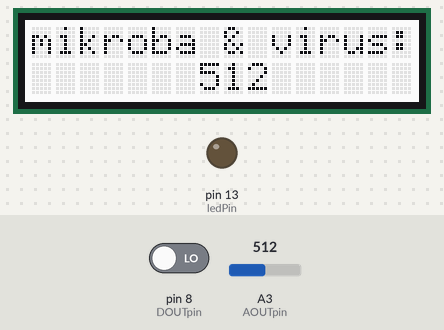
A sketch run on a simulated Arduino Uno, built with avr-gcc and run on an emulated ATmega328P. On the bench: 16×2 character LCD, output pins drawn as LEDs (lit = HIGH). The test bench sets the inputs (shaded band); at power-on: pin 8 (DOUTpin) LOW, A3 (AOUTpin) = 512. What the sketch prints to the serial monitor is not drawn.

Above: at 1.2 s.
1.3 s: pin 8 (DOUTpin) driven HIGH
At 3.7 s:
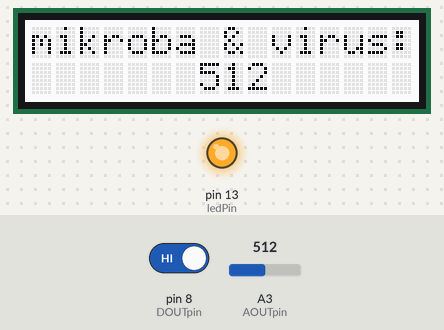
4.6 s: A3 (AOUTpin) set to 716
At 6.3 s:
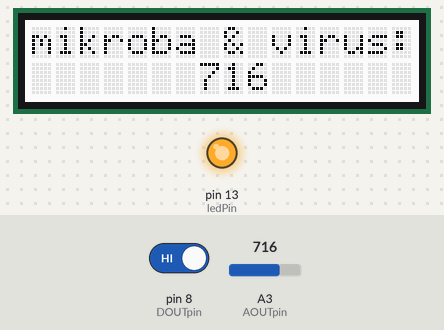
6.6 s: A3 (AOUTpin) set to 900
At 8.4 s:
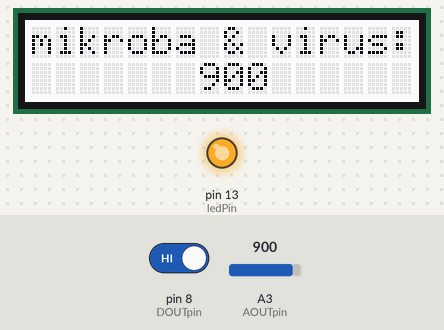
8.7 s: A3 (AOUTpin) set to 1023
At 10.3 s:
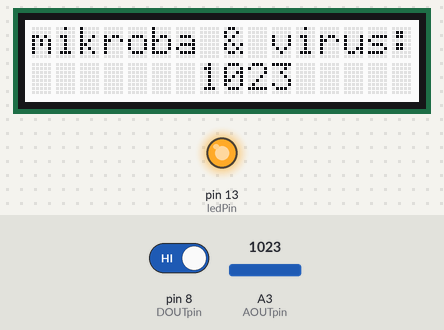
Timing chart, 0 to 11.7 s (numbered marks = the images above; inputs shaded):
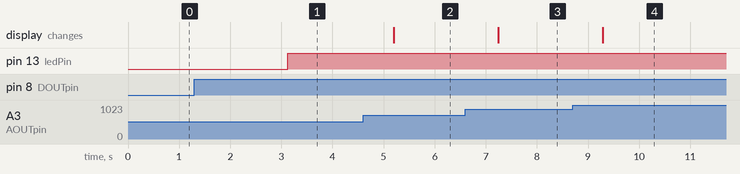

The sketch:

H2.ino
```cpp
/* MQ-8 Hydrogen Gas Sensor Circuit with Arduino */

const int AOUTpin=3;//the AOUT pin of the hydrogen sensor goes into analog pin A0 of the arduino
const int DOUTpin=8;//the DOUT pin of the hydrogen sensor goes into digital pin D8 of the arduino
const int ledPin=13;//the anode of the LED connects to digital pin D13 of the arduino
#include <Wire.h>
#include "rgb_lcd.h"

rgb_lcd lcd;
int limit;
int value;

void setup() {
Serial.begin(9600);//sets the baud rate
 // set up the LCD's number of columns and rows:
    lcd.begin(16, 2);
pinMode(DOUTpin, INPUT);//sets the pin as an input to the arduino
pinMode(ledPin, OUTPUT);//sets the pin as an output of the arduino
}

void loop()
{
value= analogRead(AOUTpin);//reads the analaog value from the hydrogen sensor's AOUT pin
limit= digitalRead(DOUTpin);//reads the digital value from the hydrogen sensor's DOUT pin
Serial.print("micro organism and virus value: ");

Serial.print(value);//prints the microba & bacteries value
Serial.print(" ");
Serial.print("Limit: ");
Serial.print(limit);//prints the limit reached as either LOW or HIGH (above or underneath)
Serial.println("%");
lcd.clear();
lcd.print("mikroba & virus:");
lcd.setCursor(7, 1);
lcd.print(value);
delay(1000);
if (limit == HIGH){
digitalWrite(ledPin, HIGH);//if limit has been reached, LED turns on as status indicator
}
else{
digitalWrite(ledPin, LOW);//if threshold not reached, LED remains off
}

}
```

Measured:
- after the input at 1.3 s, pin 13 (ledPin): LOW → HIGH after 1.8 s
- after the input at 4.6 s, the display: changes after 0.60 s (image 2)
- after the input at 6.6 s, the display: changes after 0.64 s (image 3)
- after the input at 8.7 s, the display: changes after 0.58 s (image 4)
